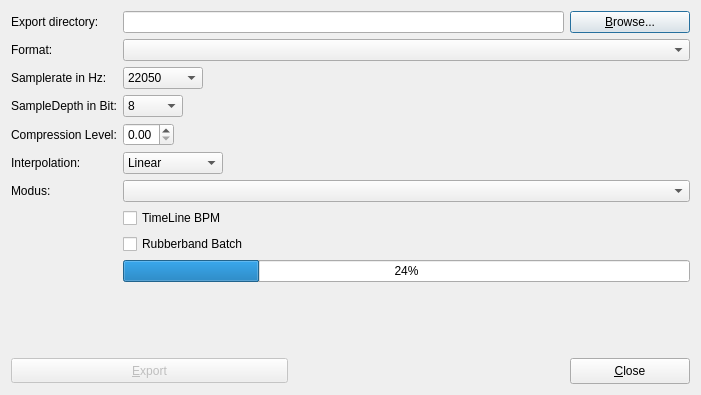
<?xml version="1.0" encoding="UTF-8"?>
<ui version="4.0">
 <class>ExportSongDialog_UI</class>
 <widget class="QDialog" name="ExportSongDialog_UI">
  <property name="enabled">
   <bool>true</bool>
  </property>
  <property name="geometry">
   <rect>
    <x>0</x>
    <y>0</y>
    <width>701</width>
    <height>395</height>
   </rect>
  </property>
  <property name="sizePolicy">
   <sizepolicy hsizetype="Preferred" vsizetype="Preferred">
    <horstretch>0</horstretch>
    <verstretch>0</verstretch>
   </sizepolicy>
  </property>
  <property name="minimumSize">
   <size>
    <width>601</width>
    <height>353</height>
   </size>
  </property>
  <property name="windowTitle">
   <string>Dialog</string>
  </property>
  <property name="layoutDirection">
   <enum>Qt::LeftToRight</enum>
  </property>
  <property name="modal">
   <bool>true</bool>
  </property>
  <layout class="QGridLayout" name="gridLayout">
   <item row="0" column="0">
    <layout class="QVBoxLayout" name="verticalLayout">
     <item>
      <layout class="QFormLayout" name="formLayout">
       <property name="sizeConstraint">
        <enum>QLayout::SetDefaultConstraint</enum>
       </property>
       <property name="fieldGrowthPolicy">
        <enum>QFormLayout::ExpandingFieldsGrow</enum>
       </property>
       <property name="rowWrapPolicy">
        <enum>QFormLayout::WrapLongRows</enum>
       </property>
       <item row="0" column="0">
        <widget class="QLabel" name="TextLabel1">
         <property name="sizePolicy">
          <sizepolicy hsizetype="Expanding" vsizetype="Preferred">
           <horstretch>0</horstretch>
           <verstretch>0</verstretch>
          </sizepolicy>
         </property>
         <property name="text">
          <string>Export directory:</string>
         </property>
        </widget>
       </item>
       <item row="0" column="1">
        <layout class="QHBoxLayout" name="horizontalLayout">
         <item>
          <widget class="LCDDisplay" name="exportNameTxt">
           <property name="sizePolicy">
            <sizepolicy hsizetype="Expanding" vsizetype="Preferred">
             <horstretch>0</horstretch>
             <verstretch>0</verstretch>
            </sizepolicy>
           </property>
           <property name="readOnly">
            <bool>false</bool>
           </property>
           <property name="placeholderText">
            <string notr="true"/>
           </property>
          </widget>
         </item>
         <item>
          <widget class="Button" name="browseBtn">
           <property name="sizePolicy">
            <sizepolicy hsizetype="Expanding" vsizetype="Preferred">
             <horstretch>0</horstretch>
             <verstretch>0</verstretch>
            </sizepolicy>
           </property>
           <property name="maximumSize">
            <size>
             <width>120</width>
             <height>16777215</height>
            </size>
           </property>
           <property name="text">
            <string>&amp;Browse...</string>
           </property>
           <property name="shortcut">
            <string>Alt+B</string>
           </property>
          </widget>
         </item>
        </layout>
       </item>
       <item row="2" column="0">
        <widget class="QLabel" name="formatLabel">
         <property name="sizePolicy">
          <sizepolicy hsizetype="Expanding" vsizetype="Preferred">
           <horstretch>0</horstretch>
           <verstretch>0</verstretch>
          </sizepolicy>
         </property>
         <property name="text">
          <string>Format:</string>
         </property>
        </widget>
       </item>
       <item row="2" column="1">
        <widget class="LCDCombo" name="formatCombo">
         <property name="sizePolicy">
          <sizepolicy hsizetype="Expanding" vsizetype="Preferred">
           <horstretch>0</horstretch>
           <verstretch>0</verstretch>
          </sizepolicy>
         </property>
        </widget>
       </item>
       <item row="3" column="0">
        <widget class="QLabel" name="sampleRateLabel">
         <property name="sizePolicy">
          <sizepolicy hsizetype="Expanding" vsizetype="Preferred">
           <horstretch>0</horstretch>
           <verstretch>0</verstretch>
          </sizepolicy>
         </property>
         <property name="text">
          <string>Samplerate in Hz:</string>
         </property>
        </widget>
       </item>
       <item row="3" column="1">
        <widget class="LCDCombo" name="sampleRateCombo">
         <property name="sizePolicy">
          <sizepolicy hsizetype="Expanding" vsizetype="Preferred">
           <horstretch>0</horstretch>
           <verstretch>0</verstretch>
          </sizepolicy>
         </property>
         <property name="maximumSize">
          <size>
           <width>80</width>
           <height>25</height>
          </size>
         </property>
         <item>
          <property name="text">
           <string>22050</string>
          </property>
         </item>
         <item>
          <property name="text">
           <string>44100</string>
          </property>
         </item>
         <item>
          <property name="text">
           <string>48000</string>
          </property>
         </item>
         <item>
          <property name="text">
           <string>88200</string>
          </property>
         </item>
         <item>
          <property name="text">
           <string>96000</string>
          </property>
         </item>
         <item>
          <property name="text">
           <string>192000</string>
          </property>
         </item>
        </widget>
       </item>
       <item row="4" column="0">
        <widget class="QLabel" name="sampleDepthLabel">
         <property name="sizePolicy">
          <sizepolicy hsizetype="Expanding" vsizetype="Preferred">
           <horstretch>0</horstretch>
           <verstretch>0</verstretch>
          </sizepolicy>
         </property>
         <property name="text">
          <string>SampleDepth in Bit:</string>
         </property>
        </widget>
       </item>
       <item row="4" column="1">
        <widget class="LCDCombo" name="sampleDepthCombo">
         <property name="sizePolicy">
          <sizepolicy hsizetype="Expanding" vsizetype="Preferred">
           <horstretch>0</horstretch>
           <verstretch>0</verstretch>
          </sizepolicy>
         </property>
         <property name="maximumSize">
          <size>
           <width>60</width>
           <height>25</height>
          </size>
         </property>
         <item>
          <property name="text">
           <string>8</string>
          </property>
         </item>
         <item>
          <property name="text">
           <string>16</string>
          </property>
         </item>
         <item>
          <property name="text">
           <string>24</string>
          </property>
         </item>
         <item>
          <property name="text">
           <string>32</string>
          </property>
         </item>
        </widget>
       </item>
       <item row="5" column="0">
        <widget class="QLabel" name="compressionLevelLabel">
         <property name="sizePolicy">
          <sizepolicy hsizetype="Preferred" vsizetype="Preferred">
           <horstretch>0</horstretch>
           <verstretch>0</verstretch>
          </sizepolicy>
         </property>
         <property name="text">
          <string>Compression Level:</string>
         </property>
        </widget>
       </item>
       <item row="5" column="1">
        <widget class="LCDSpinBox" name="compressionLevelSpinBox">
         <property name="sizePolicy">
          <sizepolicy hsizetype="Minimum" vsizetype="Preferred">
           <horstretch>0</horstretch>
           <verstretch>0</verstretch>
          </sizepolicy>
         </property>
         <property name="maximum">
          <double>1.000000000000000</double>
         </property>
         <property name="singleStep">
          <double>0.100000000000000</double>
         </property>
        </widget>
       </item>
       <item row="8" column="0">
        <widget class="QLabel" name="resapelingLbl">
         <property name="sizePolicy">
          <sizepolicy hsizetype="Expanding" vsizetype="Preferred">
           <horstretch>0</horstretch>
           <verstretch>0</verstretch>
          </sizepolicy>
         </property>
         <property name="maximumSize">
          <size>
           <width>200</width>
           <height>16777215</height>
          </size>
         </property>
         <property name="sizeIncrement">
          <size>
           <width>0</width>
           <height>0</height>
          </size>
         </property>
         <property name="text">
          <string>Interpolation: </string>
         </property>
        </widget>
       </item>
       <item row="8" column="1">
        <widget class="LCDCombo" name="resampleComboBox">
         <property name="sizePolicy">
          <sizepolicy hsizetype="Expanding" vsizetype="Preferred">
           <horstretch>0</horstretch>
           <verstretch>0</verstretch>
          </sizepolicy>
         </property>
         <property name="maximumSize">
          <size>
           <width>100</width>
           <height>25</height>
          </size>
         </property>
         <property name="toolTip">
          <string>Choose type of interpolation method</string>
         </property>
         <item>
          <property name="text">
           <string>Linear</string>
          </property>
         </item>
         <item>
          <property name="text">
           <string>Cosine</string>
          </property>
         </item>
         <item>
          <property name="text">
           <string>Third</string>
          </property>
         </item>
         <item>
          <property name="text">
           <string>Cubic</string>
          </property>
         </item>
         <item>
          <property name="text">
           <string>Hermite</string>
          </property>
         </item>
        </widget>
       </item>
       <item row="10" column="0">
        <widget class="QLabel" name="label_2">
         <property name="sizePolicy">
          <sizepolicy hsizetype="Preferred" vsizetype="Preferred">
           <horstretch>0</horstretch>
           <verstretch>0</verstretch>
          </sizepolicy>
         </property>
         <property name="text">
          <string>Modus:</string>
         </property>
        </widget>
       </item>
       <item row="10" column="1">
        <widget class="LCDCombo" name="exportTypeCombo">
         <property name="sizePolicy">
          <sizepolicy hsizetype="Expanding" vsizetype="Preferred">
           <horstretch>0</horstretch>
           <verstretch>0</verstretch>
          </sizepolicy>
         </property>
        </widget>
       </item>
       <item row="13" column="1">
        <widget class="QCheckBox" name="toggleTimeLineBPMCheckBox">
         <property name="sizePolicy">
          <sizepolicy hsizetype="Expanding" vsizetype="Preferred">
           <horstretch>0</horstretch>
           <verstretch>0</verstretch>
          </sizepolicy>
         </property>
         <property name="toolTip">
          <string>Enable tempo changing</string>
         </property>
         <property name="text">
          <string>TimeLine BPM</string>
         </property>
        </widget>
       </item>
       <item row="14" column="1">
        <widget class="QCheckBox" name="toggleRubberbandCheckBox">
         <property name="enabled">
          <bool>true</bool>
         </property>
         <property name="sizePolicy">
          <sizepolicy hsizetype="Expanding" vsizetype="Preferred">
           <horstretch>0</horstretch>
           <verstretch>0</verstretch>
          </sizepolicy>
         </property>
         <property name="maximumSize">
          <size>
           <width>16777215</width>
           <height>22</height>
          </size>
         </property>
         <property name="toolTip">
          <string>Enable use of rubberband's batch processor</string>
         </property>
         <property name="text">
          <string>Rubberband Batch</string>
         </property>
        </widget>
       </item>
       <item row="18" column="1">
        <widget class="QProgressBar" name="m_pProgressBar">
         <property name="sizePolicy">
          <sizepolicy hsizetype="Expanding" vsizetype="Fixed">
           <horstretch>0</horstretch>
           <verstretch>0</verstretch>
          </sizepolicy>
         </property>
         <property name="value">
          <number>24</number>
         </property>
        </widget>
       </item>
       <item row="22" column="0" colspan="2">
        <layout class="QHBoxLayout" name="horizontalLayout_2">
         <item>
          <widget class="Button" name="okBtn">
           <property name="enabled">
            <bool>false</bool>
           </property>
           <property name="sizePolicy">
            <sizepolicy hsizetype="Expanding" vsizetype="Fixed">
             <horstretch>0</horstretch>
             <verstretch>0</verstretch>
            </sizepolicy>
           </property>
           <property name="minimumSize">
            <size>
             <width>0</width>
             <height>25</height>
            </size>
           </property>
           <property name="text">
            <string>&amp;Export</string>
           </property>
           <property name="shortcut">
            <string>Alt+E</string>
           </property>
          </widget>
         </item>
         <item>
          <spacer name="horizontalSpacer">
           <property name="orientation">
            <enum>Qt::Horizontal</enum>
           </property>
           <property name="sizeHint" stdset="0">
            <size>
             <width>40</width>
             <height>20</height>
            </size>
           </property>
          </spacer>
         </item>
         <item>
          <widget class="Button" name="closeBtn">
           <property name="sizePolicy">
            <sizepolicy hsizetype="Expanding" vsizetype="Fixed">
             <horstretch>0</horstretch>
             <verstretch>0</verstretch>
            </sizepolicy>
           </property>
           <property name="minimumSize">
            <size>
             <width>0</width>
             <height>26</height>
            </size>
           </property>
           <property name="maximumSize">
            <size>
             <width>120</width>
             <height>16777215</height>
            </size>
           </property>
           <property name="layoutDirection">
            <enum>Qt::LeftToRight</enum>
           </property>
           <property name="text">
            <string>&amp;Close</string>
           </property>
           <property name="shortcut">
            <string>Alt+C</string>
           </property>
          </widget>
         </item>
        </layout>
       </item>
       <item row="21" column="0">
        <spacer name="verticalSpacer">
         <property name="orientation">
          <enum>Qt::Vertical</enum>
         </property>
         <property name="sizeHint" stdset="0">
          <size>
           <width>20</width>
           <height>40</height>
          </size>
         </property>
        </spacer>
       </item>
      </layout>
     </item>
    </layout>
   </item>
  </layout>
 </widget>
 <customwidgets>
  <customwidget>
   <class>LCDDisplay</class>
   <extends>QLineEdit</extends>
   <header location="global">../src/Widgets/LCDDisplay.h</header>
   <container>1</container>
  </customwidget>
  <customwidget>
   <class>LCDCombo</class>
   <extends>QComboBox</extends>
   <header location="global">../src/Widgets/LCDCombo.h</header>
   <container>1</container>
  </customwidget>
  <customwidget>
   <class>LCDSpinBox</class>
   <extends>QDoubleSpinBox</extends>
   <header location="global">../src/Widgets/LCDSpinBox.h</header>
   <container>1</container>
  </customwidget>
  <customwidget>
   <class>Button</class>
   <extends>QPushButton</extends>
   <header location="global">../src/Widgets/Button.h</header>
   <container>1</container>
  </customwidget>
 </customwidgets>
 <resources/>
 <connections/>
</ui>
